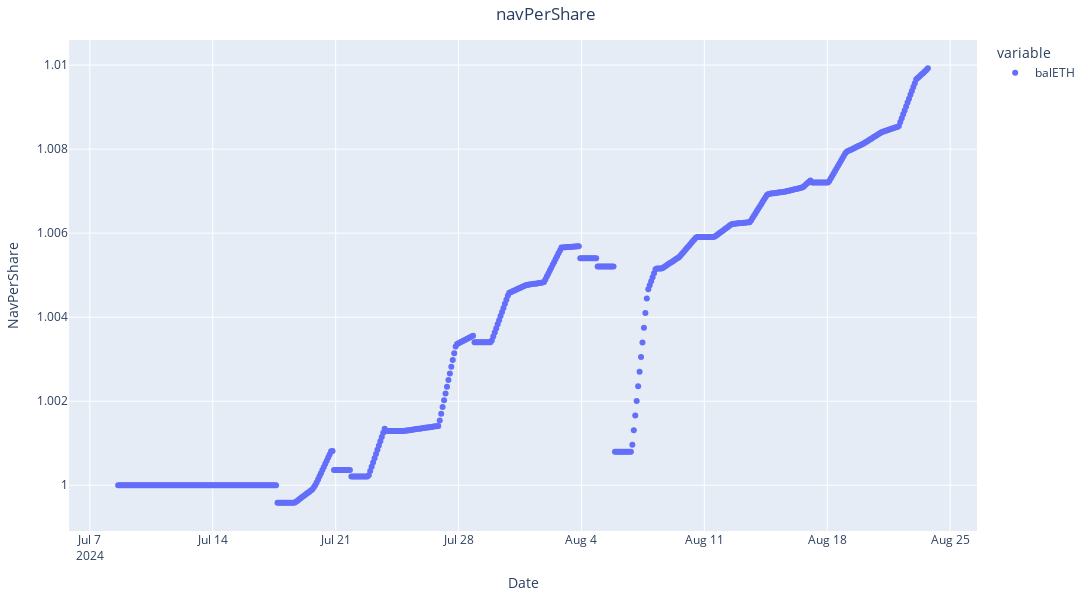

Notebook cell for this chart:
### Code cell
from v2_rebalance_dashboard.fetch_nav_per_share import fetch_daily_nav_per_share_to_plot

fig = fetch_daily_nav_per_share_to_plot()
fig.show()

### Figure 1 — Plotly figure (JSON) as saved in the notebook; plotly's stock layout.template omitted (floating-point values rounded to 4 significant figures; data arrays with more than 128 entries replaced by an {"elided": "..."} marker saying what was removed)
{"data": [{"hovertemplate": "variable=balETH<br>timestamp=%{x}<br>value=%{y}<extra></extra>", "legendgroup": "balETH", "marker": {"color": "#636efa", "symbol": "circle"}, "mode": "markers", "name": "balETH", "orientation": "v", "showlegend": true, "type": "scatter", "x": {"elided": "560 str values"}, "xaxis": "x", "y": {"elided": "560 float values"}, "yaxis": "y"}], "layout": {"height": 600, "legend": {"title": {"text": "variable"}, "tracegroupgap": 0}, "margin": {"b": 40, "l": 40, "r": 40, "t": 40}, "title": {"text": "navPerShare", "x": 0.5}, "width": 1800, "xaxis": {"anchor": "y", "domain": [0, 1], "title": {"text": "Date"}}, "yaxis": {"anchor": "x", "domain": [0, 1], "title": {"text": "NavPerShare"}}}}
